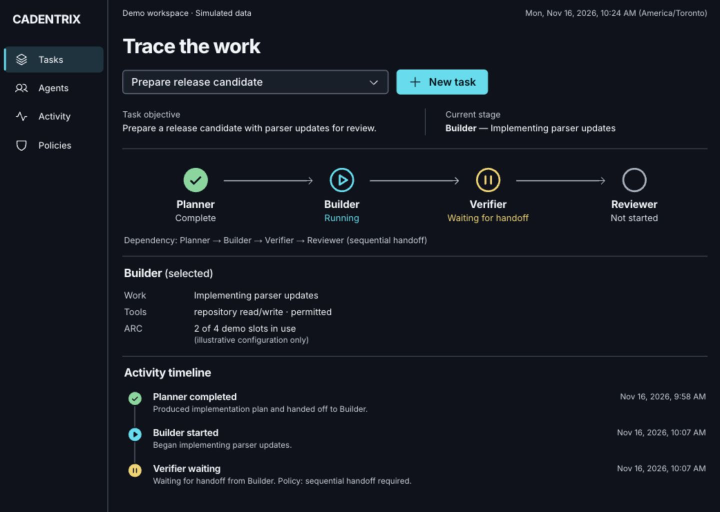
#> input picture qa/desktop-initial.jpg, 1440 x 1024 px, given in place of exec-7026ad8d-69e3-4ae5-97b3-5737de42ce73.png, which was not available (shown at 1/2 size)
$ python compare.py
#> lines starting #> are read from the running program, lines starting #| are printed output that depends on the picture
from pathlib import Path
from PIL import Image, ImageDraw
root = Path(__file__).resolve().parent
source = Image.open('/Users/patricklarocque/.codex/generated_images/01a1e59c-a4be-7461-b743-6ba0e7d17d84/exec-7026ad8d-69e3-4ae5-97b3-5737de42ce73.png').convert('RGB')
#> source is the input picture: PIL image 1440x1024 RGB; mean R, G, B 21.6, 25.6, 34.4
source = source.resize((1440,1024),Image.Resampling.LANCZOS)
source.save(root/'source-normalized.jpg',quality=95)
for suffix in ['initial','final']:
    path = root / f'desktop-{suffix}.jpg'
    if not path.exists():
        continue
    actual = Image.open(path).convert('RGB')
    result = Image.new('RGB',(2880,1064),'#080d16')
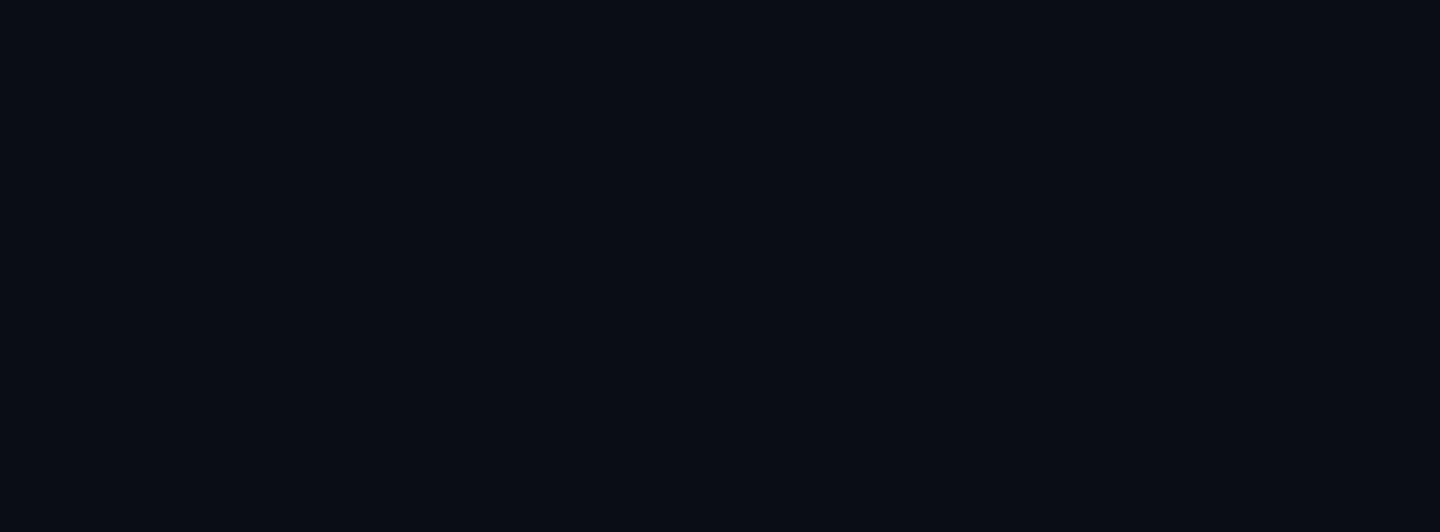
#> result: PIL image 2880x1064 RGB (shown at 1/2 size); mean R, G, B 8, 13, 22
    result.paste(source,(0,40))
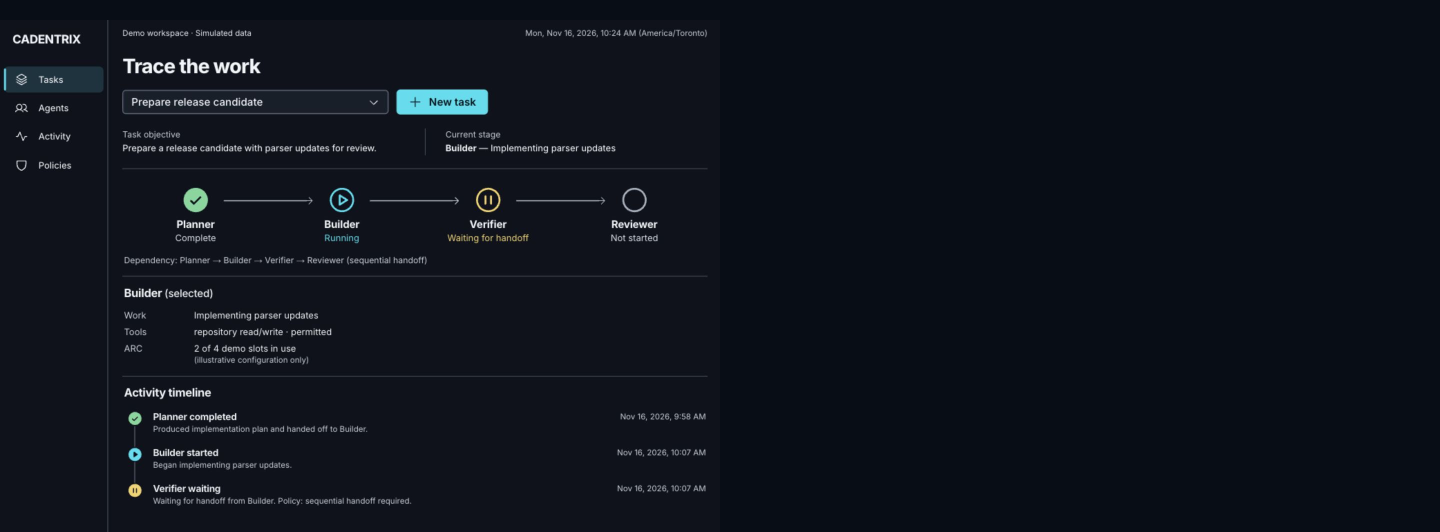
#> result: PIL image 2880x1064 RGB (shown at 1/2 size); mean R, G, B 14.5, 19.1, 28
    result.paste(actual,(1440,40))
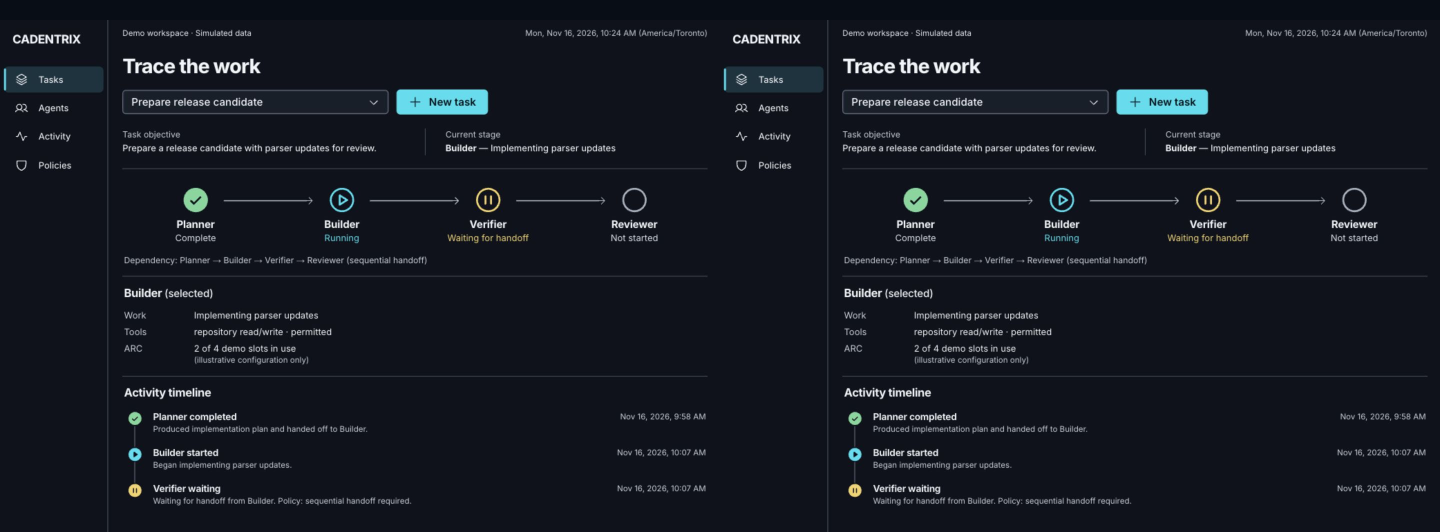
#> result: PIL image 2880x1064 RGB (shown at 1/2 size); mean R, G, B 21.1, 25.2, 33.9
    labels = ImageDraw.Draw(result)
    labels.text((20,12),'SELECTED REFERENCE — normalized to 1440 × 1024',fill='white')
    labels.text((1460,12),'BROWSER IMPLEMENTATION — 1440 × 1024',fill='white')
    result.save(root/f'comparison-{suffix}.jpg',quality=95)
    crop = Image.new('RGB',(2400,290),'#080d16')
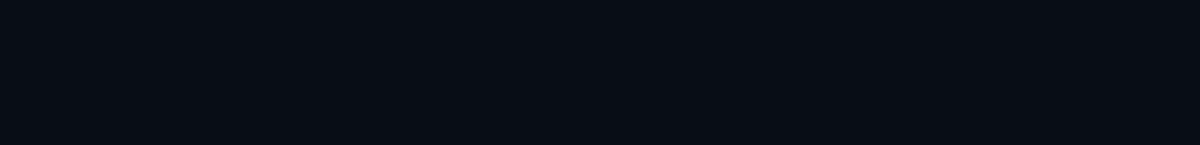
#> crop: PIL image 2400x290 RGB (shown at 1/2 size); mean R, G, B 8, 13, 22
    crop.paste(source.crop((240,510,1440,800)),(0,0))
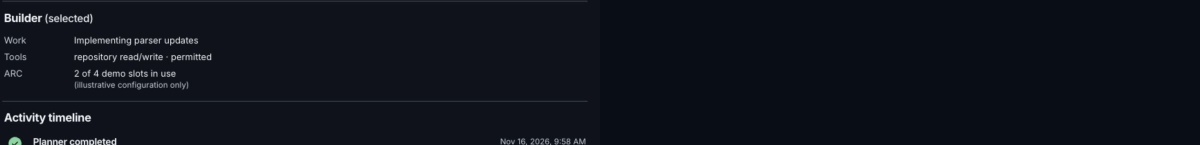
#> crop: PIL image 2400x290 RGB (shown at 1/2 size); mean R, G, B 14.2, 18.3, 27.2
    crop.paste(actual.crop((240,510,1440,800)),(1200,0))
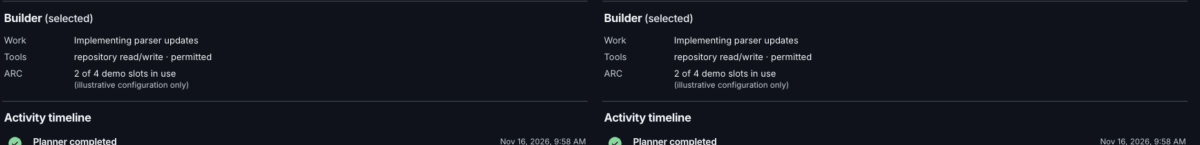
#> crop: PIL image 2400x290 RGB (shown at 1/2 size); mean R, G, B 20.4, 23.5, 32.3
    crop.save(root/f'detail-comparison-{suffix}.jpg',quality=95)
